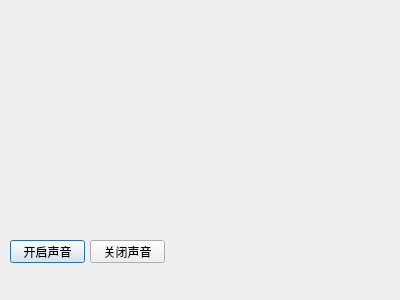
<?xml version="1.0" encoding="UTF-8"?>
<ui version="4.0">
 <class>audioreadQDialog</class>
 <widget class="QDialog" name="audioreadQDialog">
  <property name="geometry">
   <rect>
    <x>0</x>
    <y>0</y>
    <width>400</width>
    <height>300</height>
   </rect>
  </property>
  <property name="windowTitle">
   <string>Dialog</string>
  </property>
  <widget class="QPushButton" name="aud_start">
   <property name="geometry">
    <rect>
     <x>10</x>
     <y>240</y>
     <width>75</width>
     <height>23</height>
    </rect>
   </property>
   <property name="text">
    <string>开启声音</string>
   </property>
  </widget>
  <widget class="QPushButton" name="aud_stop">
   <property name="geometry">
    <rect>
     <x>90</x>
     <y>240</y>
     <width>75</width>
     <height>23</height>
    </rect>
   </property>
   <property name="text">
    <string>关闭声音</string>
   </property>
  </widget>
 </widget>
 <resources/>
 <connections/>
</ui>
